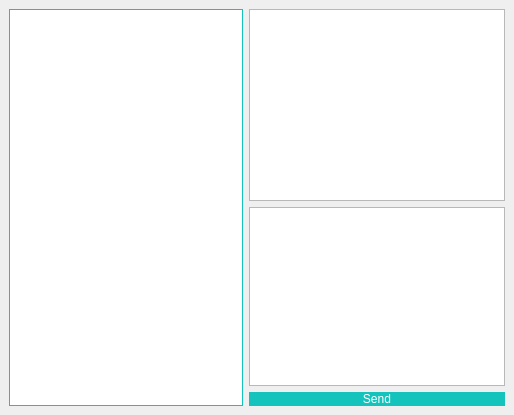
<?xml version="1.0" encoding="UTF-8"?>
<ui version="4.0">
 <class>ChatMainWindow</class>
 <widget class="QMainWindow" name="ChatMainWindow">
  <property name="geometry">
   <rect>
    <x>0</x>
    <y>0</y>
    <width>514</width>
    <height>415</height>
   </rect>
  </property>
  <property name="windowTitle">
   <string>微信AI智能伙伴</string>
  </property>
  <property name="styleSheet">
   <string notr="true">#frame
{
 	background-color: qlineargradient(spread:pad, x1:0, y1:0, x2:1, y2:0, stop:0 rgba(251,102,102, 220), stop:1 rgba(20,196,188, 230));
	border:none;
	border-radius:10px;
}</string>
  </property>
  <widget class="QWidget" name="centralwidget">
   <layout class="QHBoxLayout" name="horizontalLayout">
    <item>
     <widget class="QListWidget" name="contactList">
      <property name="sizePolicy">
       <sizepolicy hsizetype="Preferred" vsizetype="Expanding">
        <horstretch>1</horstretch>
        <verstretch>1</verstretch>
       </sizepolicy>
      </property>
      <property name="styleSheet">
       <string notr="true">#contactList
{
	font: 10 7pt '微软雅黑 Light';
	color: rgb(31,31,31);
	padding-left:5px; 
	background-color: rgb(255, 255, 255);
	border:1px solid rgb(20,196,188);
	/*border-radius:10px;*/
}</string>
      </property>
     </widget>
    </item>
    <item>
     <layout class="QVBoxLayout" name="verticalLayout">
      <item>
       <widget class="QTextEdit" name="chatDisplay">
        <property name="styleSheet">
         <string notr="true">#textEdit
{
	font: 25 14pt '微软雅黑 Light';
	color: rgb(31,31,31);
	padding-left:20px; 
	background-color: rgb(255, 255, 255);
	border:1px solid rgb(20,196,188);
	border-radius:10px;
}</string>
        </property>
       </widget>
      </item>
      <item>
       <widget class="QTextEdit" name="inputEdit">
        <property name="sizePolicy">
         <sizepolicy hsizetype="Preferred" vsizetype="Expanding">
          <horstretch>3</horstretch>
          <verstretch>4</verstretch>
         </sizepolicy>
        </property>
        <property name="styleSheet">
         <string notr="true">#chatDisplay
{
	font: 25 14pt '微软雅黑 Light';
	color: rgb(31,31,31);
	padding-left:20px; 
	background-color: rgb(255, 255, 255);
	border:1px solid rgb(20,196,188);
	border-radius:10px;
}</string>
        </property>
       </widget>
      </item>
      <item>
       <widget class="QPushButton" name="sendButton">
        <property name="styleSheet">
         <string notr="true">QPushButton
{
	font: 25 14pt '微软雅黑';
	color: rgb(255,255,255);
	background-color: rgb(20,196,188);
	border:none;
	border-radius:10px;
}
QPushButton:hover
{
	background-color: rgb(22,218,208);
}
QPushButton:pressed
{
	background-color: rgb(17,171,164);
}</string>
        </property>
        <property name="text">
         <string>Send</string>
        </property>
       </widget>
      </item>
     </layout>
    </item>
   </layout>
  </widget>
 </widget>
 <resources/>
 <connections/>
</ui>
